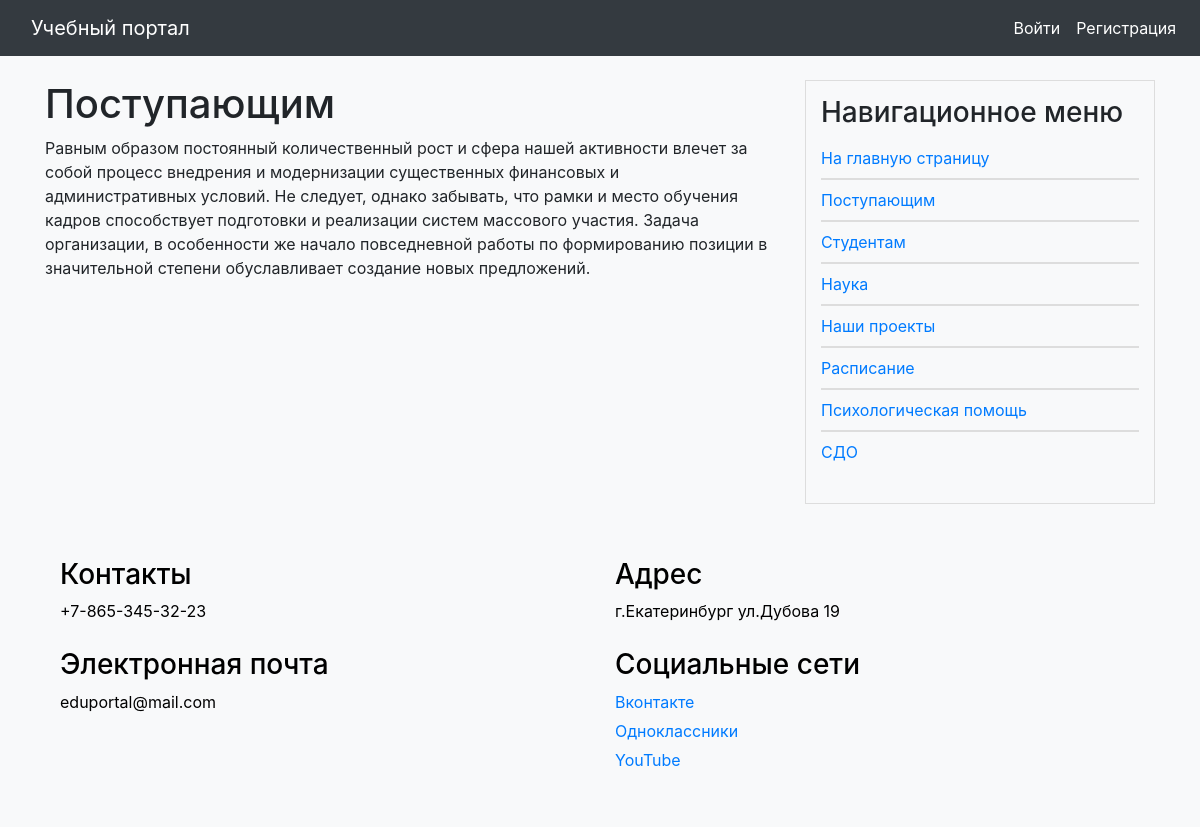
The app's page /info/infoforenrollee/ with its own data.
### portal/models.py (models this page shows)
class ShowInfo(models.Model):
    class Meta:
        verbose_name = 'Основная информация'
        verbose_name_plural = 'Основная информация'
    title = models.CharField(max_length=255, verbose_name='Заголовок')
    slug = models.SlugField(max_length=255, unique=True, db_index=True, verbose_name='Slug')
    photo = models.ImageField(upload_to='photos/info', default=None,
                              blank=True, null=True, verbose_name='Фото')
    file = models.FileField(upload_to='file/%Y/%m/%d/', default=None,
                            blank=True, null=True, verbose_name='Файлы')
    content = models.TextField(blank=True, verbose_name='Текст статьи')
    def __str__(self):
        return self.title
    def get_absolute_url(self):
        return reverse('show_info', kwargs={'info_slug': self.slug})

### portal/views.py (the view)
# urls.py: path('info/<slug:info_slug>/', views.ShowMainInfo.as_view(), name='show_info'),
class ShowMainInfo(DetailView):
    model = ShowInfo
    template_name = 'portal/info.html'
    slug_url_kwarg = 'info_slug'
    context_object_name = 'info'
    def get_context_data(self, **kwargs):
        context = super().get_context_data(**kwargs)
        context['title'] = context['info']
        return context

### portal/context_processors.py (called while the page is built)
def get_portal_context(request):
    navigate = ShowInfo.objects.all()
    return {'navigate': navigate}

### portal/templates/portal/info.html (shortened to what this page needs)
{% extends 'base.html' %}
{% block content %}
<h1>{{ info.title }}</h1>
<p>{{ info.content }}</p>
{% endblock %}

### templates/base.html (shortened to what this page needs)
{% load static %}
<!DOCTYPE html>
<html lang="en">
<head>
    <link rel="stylesheet" href="https://stackpath.bootstrapcdn.com/bootstrap/4.3.1/css/bootstrap.min.css">
    <link rel="stylesheet" href="https://cdn.jsdelivr.net/npm/bootstrap-icons@1.10.5/font/bootstrap-icons.css">
    <link type="text/css" href="{% static 'portal/css/styles.css' %}" rel="stylesheet" />
</head>
<body>
<nav class="navbar navbar-expand-lg navbar-dark bg-dark fixed-top navbar-custom">
    <a class="navbar-brand" href="/">Учебный портал</a>
    <div class="collapse navbar-collapse" id="navbarNav">
    <ul class="navbar-nav ml-auto">
        {% if user.is_authenticated %}
            <li class="nav-item">
                <a class="nav-link" href="{% url 'users:profile' %}">{{ user.username }}</a>
            </li>
            <li class="nav-item">
                <a class="nav-link" href="{% url 'education:personal-area' %}">Личный кабинет</a>
            </li>
            <li class="nav-item">
                <a class="nav-link" href="{% url 'users:logout' %}">Выйти</a>
            </li>
        {% else %}
            <li class="nav-item">
                <a class="nav-link" href="{% url 'users:login' %}">Войти</a>
            </li>
            <li class="nav-item">
                <a class="nav-link" href="{% url 'users:register' %}">Регистрация</a>
            </li>
        {% endif %}
    </ul>
</div>
</nav>
<div class="container mt-4">
    <div class="row">
        <div class="col-md-8">
            {% block content %}
            {% endblock %}
        </div>
        <div class="col-md-4">
            <div class="nav-block">
                <h3>Навигационное меню</h3>
                <ul>
                    {% if request.path != '/' and request.resolver_match.namespace != 'education' %}
                        <li><a href="/">На главную страницу</a></li>
                    {% endif %}
                    {% if request.resolver_match.namespace == 'education' %}
                        <li><a href="{% url 'education:my_group' %}">Моя группа</a></li>
                        <li><a href="/">Для студентов</a></li>
                        <li><a href="/">Тесты</a></li>
                        <li><a href="/">Библиотека</a></li>
                    {% else %}
                        {% for n in navigate %}
                            <li><a href="{{ n.get_absolute_url }}">{{ n.title }}</a></li>
                        {% endfor %}
                    {% endif %}
                </ul>
            </div>
        </div>
    </div>
</div>
<div class="container mt-4">
    <div class="footer">
    <div class="container">
        <div class="row">
            <div class="col-md-6">
                <h3>Контакты</h3>
                <p>+7-865-345-32-23</p>
            </div>
            <div class="col-md-6">
                <h3>Адрес</h3>
                <p>г.Екатеринбург
                ул.Дубова 19</p>
            </div>
            <div class="col-md-6">
                <h3>Электронная почта</h3>
                <p>eduportal@mail.com</p>
            </div>
            <div class="col-md-6">
                <h3>Социальные сети</h3>
                <p><a href="#">Вконтакте</a></p>
                <p><a href="#">Одноклассники</a></p>
                <p><a href="#">YouTube</a></p>
            </div>
        </div>
    </div>
</div>
</body>
</html>

### portal/static/portal/css/styles.css (style rules this page uses)
body { padding-top: 56px; background-color: #f8f9fa; }
.navbar-custom { background-color: #343a40; }
.navbar-custom , .navbar-custom .navbar-text { color: #ffffff; }
.navbar-brand { color: #ffffff; margin-left: 15px; }
.navbar-custom .navbar-nav .nav-link { color: #ffffff; }
.nav-block { background-color: #f8f9fa; padding: 15px; border: 1px solid #ddd; }
.nav-block ul { padding: 0; list-style-type: none; }
.nav-block li { border-top: 1px solid #ddd; border-bottom: 1px solid #ddd; margin: 0; padding: 8px 0; }
.nav-block li:first-child { border-top: none; }
.nav-block li:last-child { border-bottom: none; }
.footer { background-color: #f8f9fa; color: black; padding: 30px 0; width: 100%; }
.footer .row { display: flex; justify-content: space-between; flex-wrap: wrap; }
.footer .col-md-6 { margin-bottom: 20px; }
.footer .col-md-6 p { margin-bottom: 5px; }

### records on screen
ShowInfo: title "Поступающим", content "Равным образом постоянный количественный рост и сфера нашей активности влечет за собой процесс внедрения и модернизации существенных финансовых и административных условий. Не следует, однако забывать, что рамки и место обучения кадров способствует подготовки и реализации систем массового участия. Задача организации, в особенности же начало повседневной работы по формированию позиции в значительной степени обуславливает создание новых предложений."
ShowInfo: title "Студентам"
ShowInfo: title "Наука"
ShowInfo: title "Наши проекты"
ShowInfo: title "Расписание"
ShowInfo: title "Психологическая помощь"
ShowInfo: title "СДО"
